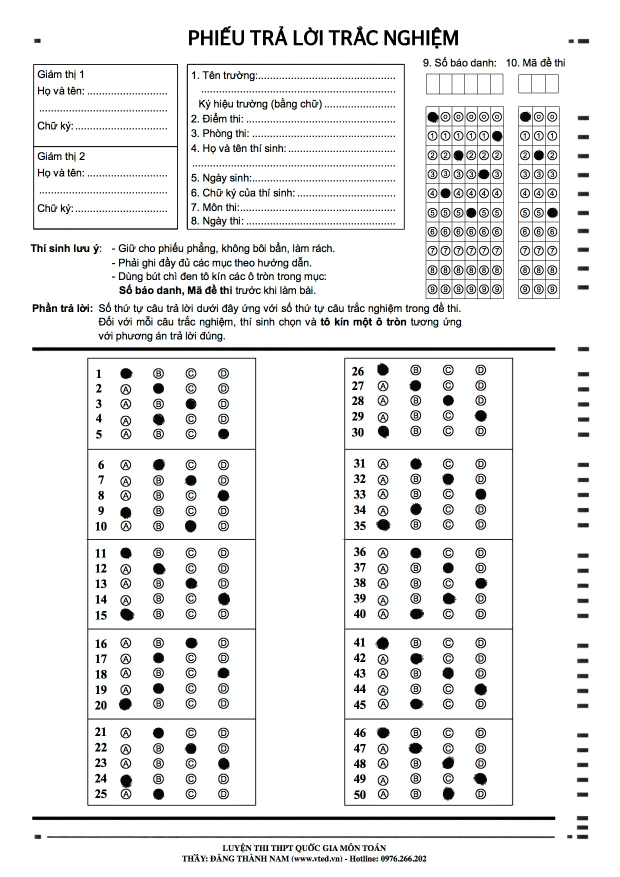
#> input picture t1.png, 1239 x 1754 px (shown at 1/2 size)
$ python check_answers.py   (older library calls are emulated)
#> lines starting #> are read from the running program, lines starting #| are printed output that depends on the picture; after the words box and inside, x2 and y2 are one past the last pixel; in counts of white or black regions, pixels touching at a corner belong together
import cv2
import numpy as np
import imutils
from matplotlib import pyplot as plt
import pandas as pd
import xlsxwriter
from pandas import DataFrame
import time


a = time.time()
def sort_contours(cnts, method="left-to-right"):
    # initialize the reverse flag and sort index
    reverse = False
    i = 0

    # handle if we need to sort in reverse
    if method == "right-to-left" or method == "bottom-to-top":
        reverse = True

    # handle if we are sorting against the y-coordinate rather than
    # the x-coordinate of the bounding box
    if method == "top-to-bottom" or method == "bottom-to-top":
        i = 1

    # construct the list of bounding boxes and sort them from top to
    # bottom
    boundingBoxes = [cv2.boundingRect(c) for c in cnts]
    (cnts, boundingBoxes) = zip(*sorted(zip(cnts, boundingBoxes),
        key=lambda b:b[1][i], reverse=reverse))

    # return the list of sorted contours and bounding boxes
    return (cnts)

def read(img):
    img = imutils.resize(img,width=200)
    thresh = cv2.adaptiveThreshold(img,255,cv2.ADAPTIVE_THRESH_GAUSSIAN_C,\
                cv2.THRESH_BINARY,11,2)
    kernel = cv2.getStructuringElement(cv2.MORPH_RECT,(9,3))
    morph = thresh.copy()
    cv2.morphologyEx(src=thresh, op=cv2.MORPH_CLOSE, kernel=kernel, dst=morph)
    bitnot = cv2.bitwise_not(morph)
    kernel = np.ones((7,7),np.uint8)
    dilation = cv2.dilate(bitnot,kernel,iterations = 2)
    return dilation

def ex_ct(dilation):
    X = []
    new,contours, hierarchy = cv2.findContours(dilation, cv2.RETR_TREE, cv2.CHAIN_APPROX_SIMPLE)
    contours= sorted(contours, key = cv2.contourArea, reverse = True)[:30]
    contours = sort_contours(contours, method="top-to-bottom")
    screenCnt = None
    for c in contours:
        x,y,w,h = cv2.boundingRect(c)
        if w/h < 2:
            X.append(x)
    return X

def ex_ct_up(dilation):
    new,contours, hierarchy = cv2.findContours(dila_up, cv2.RETR_TREE, cv2.CHAIN_APPROX_SIMPLE)
    contours= sorted(contours, key = cv2.contourArea, reverse = True)[:30]
    contours = sort_contours(contours, method="left-to-right")
    screenCnt = None
    Y_up_sbd = []
    Y_up_made = []
    for c in contours:
        x,y,w,h = cv2.boundingRect(c)
        if w/h < 2:
            if x>120:
                Y_up_made.append(y)
            elif x < 120:
                Y_up_sbd.append(y)
    return Y_up_sbd, Y_up_made

def vote(Y):
    string = ""
    for i in range(len(Y)):
        if Y[i]<20:
            temp = 0
        elif Y[i]>20 and Y[i]<40:
            temp = 1
        elif Y[i]>40 and Y[i]<60:
            temp = 2
        elif Y[i]>60 and Y[i]<90:
            temp = 3
        elif Y[i]>100 and Y[i]<120:
            temp = 4
        elif Y[i]>120 and Y[i]<150:
            temp = 5
        elif Y[i]>150 and Y[i]<180:
            temp = 6

        string = string + str(temp)
    return string

####

img = cv2.imread('t1.png')
#> img is the input picture: shape (1754, 1239, 3); mean B, G, R 235.2, 235.4, 235.2
# cv2.imshow('img', img)
# cv2.waitKey(0)
gray = cv2.cvtColor(img, cv2.COLOR_BGR2GRAY)
# cv2.imshow('1', gray)
# cv2.waitKey(0)


im_width = gray.shape[1]
#> im_width = 1239
im_height = gray.shape[0]
#> im_height = 1754

up_img = gray[int(0.12*im_height):int(0.34*im_height), int(0.68*im_width):int(0.92*im_width)]
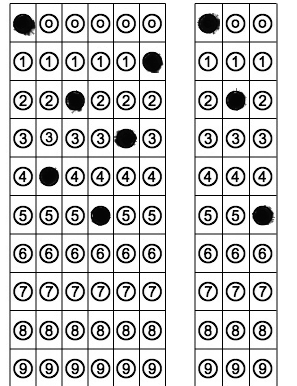
#> up_img: shape (386, 297); min 0, max 255, mean 207.2
# cv2.imshow('2',up_img)
# cv2.waitKey(0)
down_img_right = gray[int(0.41*im_height):int(0.92*im_height), int(0.6*im_width):int(0.8*im_width)]
# cv2.imshow('2',down_img_right)
# cv2.waitKey(0)
down_img_left = gray[int(0.41*im_height):int(0.92*im_height), int(0.18*im_width):int(0.38*im_width)]
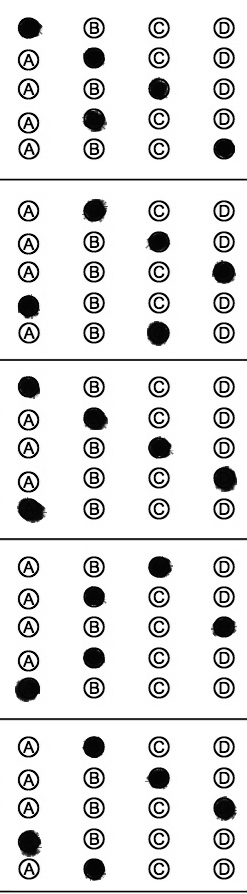
#> down_img_left: shape (894, 247); min 0, max 255, mean 225
# cv2.imshow('2',down_img_left)
# cv2.waitKey(0)

###
dila_up = read(up_img)
#> in read, `thresh = cv2.adaptiveThreshold(img,255,cv2.ADAPTIVE_THRESH_GAUSSIAN_C,..`:
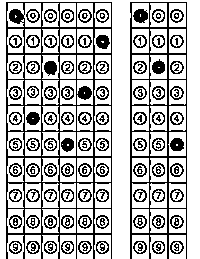
#> thresh: shape (259, 200); 71.5% white; black in thin lines or dots, all inside (x1, y1, x2, y2) = (6, 2, 187, 259)
#> in read, `cv2.morphologyEx(src=thresh, op=cv2.MORPH_CLOSE, kernel=kernel, dst=mo..`: morph: shape (259, 200); 98.2% white; 17 black regions, largest, box (x1, y1, x2, y2) and area: (44, 62, 57, 73) 128, (96, 36, 109, 41) 60, (153, 62, 165, 67) 57
#> in read, `dilation = cv2.dilate(bitnot,kernel,iterations = 2)`:
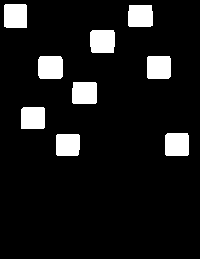
#> dilation: shape (259, 200); 9.4% white; 9 white regions, largest, box (x1, y1, x2, y2) and area: (38, 56, 63, 79) 560, (90, 30, 115, 53) 557, (4, 4, 27, 28) 548
dila_left = read(down_img_left)
#> in read (call 2), `thresh = cv2.adaptiveThreshold(img,255,cv2.ADAPTIVE_THRESH_GAUSSIAN_C,..`: thresh: shape (723, 200); 86.9% white; 204 black regions (59 under 20 px), largest, box (x1, y1, x2, y2) and area: (0, 580, 200, 583) 600, (0, 144, 200, 146) 400, (0, 290, 200, 292) 400
#> in read (call 2), `cv2.morphologyEx(src=thresh, op=cv2.MORPH_CLOSE, kernel=kernel, dst=mo..`:
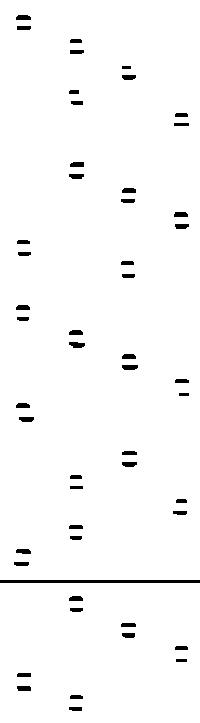
#> morph: shape (723, 200); 97.7% white; 51 black regions, largest, box (x1, y1, x2, y2) and area: (0, 580, 200, 583) 600, (69, 342, 85, 348) 75, (122, 365, 138, 370) 73
#> in read (call 2), `dilation = cv2.dilate(bitnot,kernel,iterations = 2)`: dilation: shape (723, 200); 14.4% white; 26 white regions, largest, box (x1, y1, x2, y2) and area: (0, 574, 200, 589) 3000, (10, 397, 40, 428) 817, (63, 324, 91, 354) 793
dila_right = read(down_img_right)
#> in read (call 3), `thresh = cv2.adaptiveThreshold(img,255,cv2.ADAPTIVE_THRESH_GAUSSIAN_C,..`: thresh: shape (720, 200); 86.9% white; 236 black regions (84 under 20 px), largest, box (x1, y1, x2, y2) and area: (0, 144, 200, 146) 400, (0, 289, 200, 291) 400, (0, 433, 200, 435) 400
#> in read (call 3), `cv2.morphologyEx(src=thresh, op=cv2.MORPH_CLOSE, kernel=kernel, dst=mo..`:
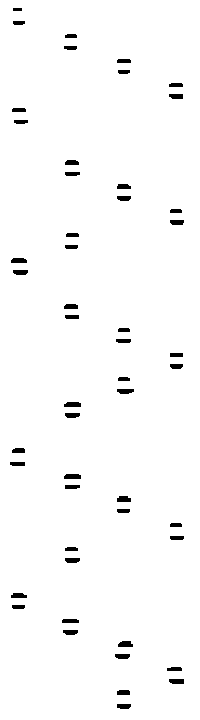
#> morph: shape (720, 200); 98% white; 50 black regions, largest, box (x1, y1, x2, y2) and area: (64, 474, 81, 479) 80, (64, 402, 81, 407) 78, (118, 641, 133, 647) 77
#> in read (call 3), `dilation = cv2.dilate(bitnot,kernel,iterations = 2)`:
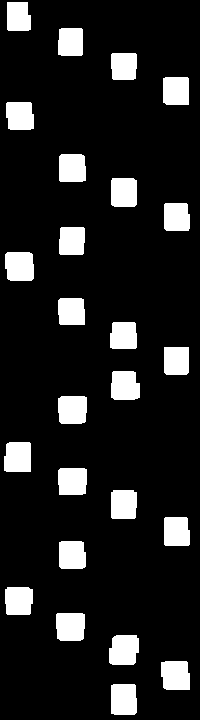
#> dilation: shape (720, 200); 12.7% white; 25 white regions
X_left = ex_ct(dila_left)
#> in ex_ct, `new,contours, hierarchy = cv2.findContours(dilation, cv2.RETR_TREE, cv..`: contours = 26 contours; largest, box (x1, y1, x2, y2) and area: (0, 574, 200, 589) 2786, (10, 397, 40, 428) 762, (63, 324, 91, 354) 740, (8, 543, 37, 572) 730, (11, 667, 37, 697) 723
#> in sort_contours, `boundingBoxes = [cv2.boundingRect(c) for c in cnts]`: boundingBoxes = 26 items, first 6: (0, 574, 200, 15), (10, 397, 30, 31), (63, 324, 28, 30), (8, 543, 29, 29), (11, 667, 26, 30), (63, 156, 27, 29)
#> in sort_contours, `(cnts, boundingBoxes) = zip(*sorted(zip(cnts, boundingBoxes), key=lamb..`: cnts has the same summary as contours in ex_ct; boundingBoxes = 26 items, first 6: (10, 9, 27, 27), (64, 33, 26, 27), (116, 60, 26, 26), (63, 84, 26, 27), (168, 107, 27, 25), (63, 156, 27, 29)
#> the loop in ex_ct, `for c in contours:` made 26 passes
#> (x, y, w, h) on passes 1 to 12: (10, 9, 27, 27), (64, 33, 26, 27), (116, 60, 26, 26), (63, 84, 26, 27), (168, 107, 27, 25), (63, 156, 27, 29), (115, 182, 27, 27), (168, 206, 27, 29), (11, 234, 26, 28), (115, 255, 26, 29), (10, 299, 26, 28), (63, 324, 28, 30)
#> (c, x, y, w, h) on pass 21: ([[0, 574], [0, 588], [199, 588], [199, 574]], 0, 574, 200, 15)
#> after the loop in ex_ct, `for c in contours:`: X = 25 values, max 169 at index 13, min 8 at index 19, mean 84
#> X_left has the same summary as X in ex_ct
X_right = ex_ct(dila_right)
#> in ex_ct (call 2), `new,contours, hierarchy = cv2.findContours(dilation, cv2.RETR_TREE, cv..`: contours = 25 contours; largest, box (x1, y1, x2, y2) and area: (109, 635, 139, 665) 751, (5, 252, 34, 281) 739, (111, 684, 137, 715) 730, (161, 661, 190, 690) 728, (56, 613, 85, 641) 724
#> in sort_contours (call 2), `(cnts, boundingBoxes) = zip(*sorted(zip(cnts, boundingBoxes), key=lamb..`: cnts has the same summary as contours in ex_ct; boundingBoxes = 25 items, first 6: (7, 2, 24, 29), (58, 28, 25, 28), (111, 53, 26, 27), (163, 77, 26, 28), (6, 102, 28, 28), (59, 154, 27, 28)
#> the loop in ex_ct (call 2), `for c in contours:` made 25 passes
#> (x, y, w, h) on passes 1 to 12: (7, 2, 24, 29), (58, 28, 25, 28), (111, 53, 26, 27), (163, 77, 26, 28), (6, 102, 28, 28), (59, 154, 27, 28), (111, 178, 26, 29), (164, 203, 26, 28), (59, 227, 26, 28), (5, 252, 29, 29), (58, 298, 27, 27), (110, 322, 27, 27)
#> X_right = 25 values, max 164 at index 7, min 4 at index 15, mean 83.28
Y_sbd, Y_ma = ex_ct_up(dila_up)
#> in ex_ct_up, `new,contours, hierarchy = cv2.findContours(dila_up, cv2.RETR_TREE, cv2..`: contours = 9 contours; largest, box (x1, y1, x2, y2) and area: (38, 56, 63, 79) 517, (90, 30, 115, 53) 513, (4, 4, 27, 28) 504, (165, 133, 189, 156) 502, (147, 56, 171, 79) 502
#> in sort_contours (call 3), `(cnts, boundingBoxes) = zip(*sorted(zip(cnts, boundingBoxes), key=lamb..`: cnts = 9 contours; largest, box (x1, y1, x2, y2) and area: (38, 56, 63, 79) 517, (90, 30, 115, 53) 513, (4, 4, 27, 28) 504, (147, 56, 171, 79) 502, (165, 133, 189, 156) 502; boundingBoxes = ((4, 4, 23, 24), (21, 107, 24, 22), (38, 56, 25, 23), (56, 134, 24, 22), (72, 82, 25, 22), (90, 30, 25, 23), (128, 5, 25, 22), (147, 56, 24, 23), (165, 133, 24, 23))
#> in ex_ct_up, `contours = sort_contours(contours, method="left-to-right")`: contours has the same summary as cnts in sort_contours
#> the loop in ex_ct_up, `for c in contours:` made 9 passes
#> after the loop in ex_ct_up, `for c in contours:`: Y_up_made = [5, 56, 133]; Y_up_sbd = [4, 107, 56, 134, 82, 30]
#> Y_sbd = [4, 107, 56, 134, 82, 30]; Y_ma = [5, 56, 133]

sbd = vote(Y_sbd)
#> the loop in vote, `for i in range(len(Y)):` made 6 passes
#> (temp, string) on passes 1 to 6: (0, '0'), (4, '04'), (2, '042'), (5, '0425'), (3, '04253'), (1, '042531')
#> sbd = '042531'
print(sbd)
#| 042531
made = vote(Y_ma)
#> the loop in vote (call 2), `for i in range(len(Y)):` made 3 passes
#> (temp, string) on passes 1 to 3: (0, '0'), (2, '02'), (5, '025')
#> made = '025'
print(made)
#| 025
KQ = X_left+X_right
#> KQ = 50 values, max 169 at index 13, min 4 at index 40, mean 83.64
for i in range(len(KQ)):
    if KQ[i]<50:
        print(i+1, "A")
    elif KQ[i]>50 and KQ[i]<100:
        print(i+1, "B")
    elif KQ[i]>100 and KQ[i]<150:
        print(i+1, "C")
    elif KQ[i]>150:
        print(i+1, "D")
#> this loop made 50 passes
#| 1 A
#| 2 B
#| 3 C
#| 4 B
#| 5 D
#| 6 B
#| 7 C
#| 8 D
#> (further printed lines are left out)

b = time.time() - a
print(b)
